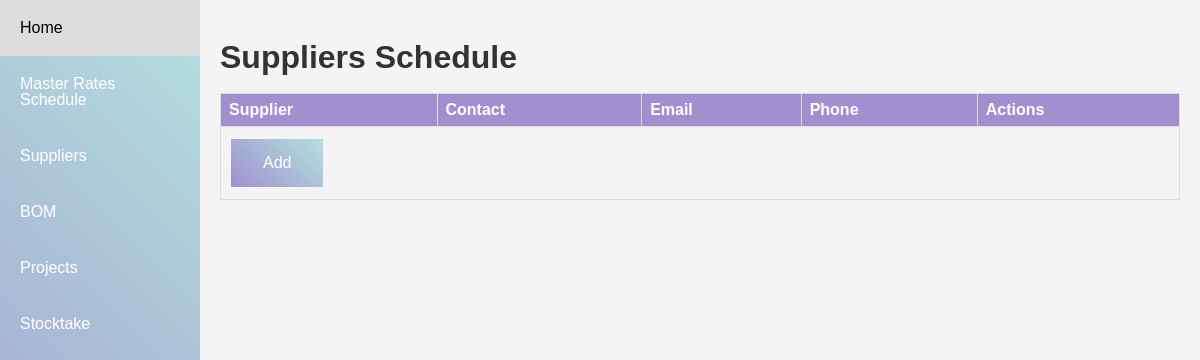
The app's page /suppliers/, older data.
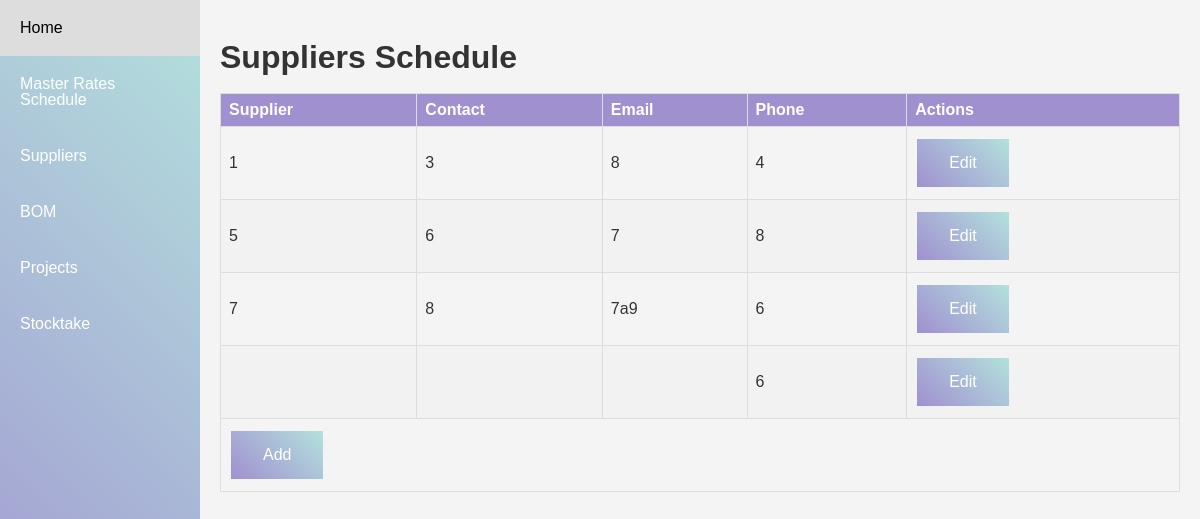
The same page, newer data.
### home/models.py (models this page shows, shortened)
class Supplier(models.Model):
    supplier = models.CharField(max_length=255)
    contact=models.CharField(max_length=255)
    email= models.CharField(max_length=255)
    phone= models.CharField(max_length=255)

### home/views.py (the view)
# urls.py: path('suppliers/', views.suppliers, name='suppliers'),
def suppliers(request):
    suppliers_list= Supplier.objects.all().values()
    template = loader.get_template('suppliers.html')
    context = {
       'suppliers_list': suppliers_list,
    }
    return HttpResponse(template.render(context, request))

### home/templates/suppliers.html (shortened to what this page needs)
{% extends "master.html" %}
{% block content %}
<h1>Suppliers Schedule</h1>
<div class="table-container">
    <table id="suppliersTable">
        <thead>
            <tr>
                <th>Supplier</th>
                <th>Contact</th>
                <th>Email</th>
                <th>Phone</th>
                <th>Actions</th>
            </tr>
        </thead>
        <tbody>
            {% for x in suppliers_list %}
            <tr data-id="{{ x.id }}">
                <td>{{ x.supplier }}</td>
                <td>{{ x.contact }}</td>
                <td>{{ x.email }}</td>
                <td>{{ x.phone }}</td>
                <td><button onclick="editRow(this)">Edit</button></td>
            </tr>
            {% endfor %}
            <tr>
                <td colspan="5"><button id="addBtn">Add</button></td>
            </tr>
        </tbody>
    </table>
</div>
{% endblock %}

### home/templates/master.html (shortened to what this page needs)
{% load static %}
<!DOCTYPE html>
<html>
<link rel="stylesheet" href="{% static 'styles.css' %}">
<head>
</head>
<body>
  <div class="navbar">
    <a href="/">Home</a>
    <a href="/master_rates">Master Rates Schedule</a>
    <a href="">Suppliers</a>
    <a href="">BOM</a>
    <a href="">Projects</a>
    <a href="">Stocktake</a>
</div>
<div class="main-content">
{% block content %}{% endblock %}
</body>
</html>

### mystaticfiles/styles.css (style rules this page uses)
body { line-height: 1; font-family: 'Arial', sans-serif; background-color: #f4f4f4; color: #333; padding: 0; margin: 0; }
.navbar { background: linear-gradient(45deg, #A090D0, #B3E1DD); height: 100vh; position: fixed; width: 200px; left: 0; top: 0; overflow-x: hidden; z-index: 1000; }
.navbar a { display: block; color: white; text-align: left; padding: 20px; text-decoration: none; }
.main-content { margin-left: 200px; padding: 20px; overflow: hidden; }
h1, h2, h3, h4, h5, h6 { color: #333; margin-bottom: 20px; }
button, .button { background: linear-gradient(45deg, #A090D0, #B3E1DD); border: none; color: white; padding: 15px 32px; text-align: center; text-decoration: none; display: inline-block; font-size: 16px; margin: 4px 2px; cursor: pointer; }
.table-container { overflow-x: auto; }
table { border-collapse: collapse; width: 100%; margin-bottom: 20px; }
th, td { border: 1px solid #ddd; text-align: left; padding: 8px; }
th { background-color: #A090D0; color: white; }
tr:nth-child(even) { background-color: #f2f2f2; }

Row changes from the older to the newer data that the page shows:
added Supplier: supplier "1", contact "3", email "8", phone "4"
added Supplier: supplier "5", contact "6", email "7", phone "8"
added Supplier: supplier "7", contact "8", email "7a9", phone "6"
added Supplier: phone "6"
